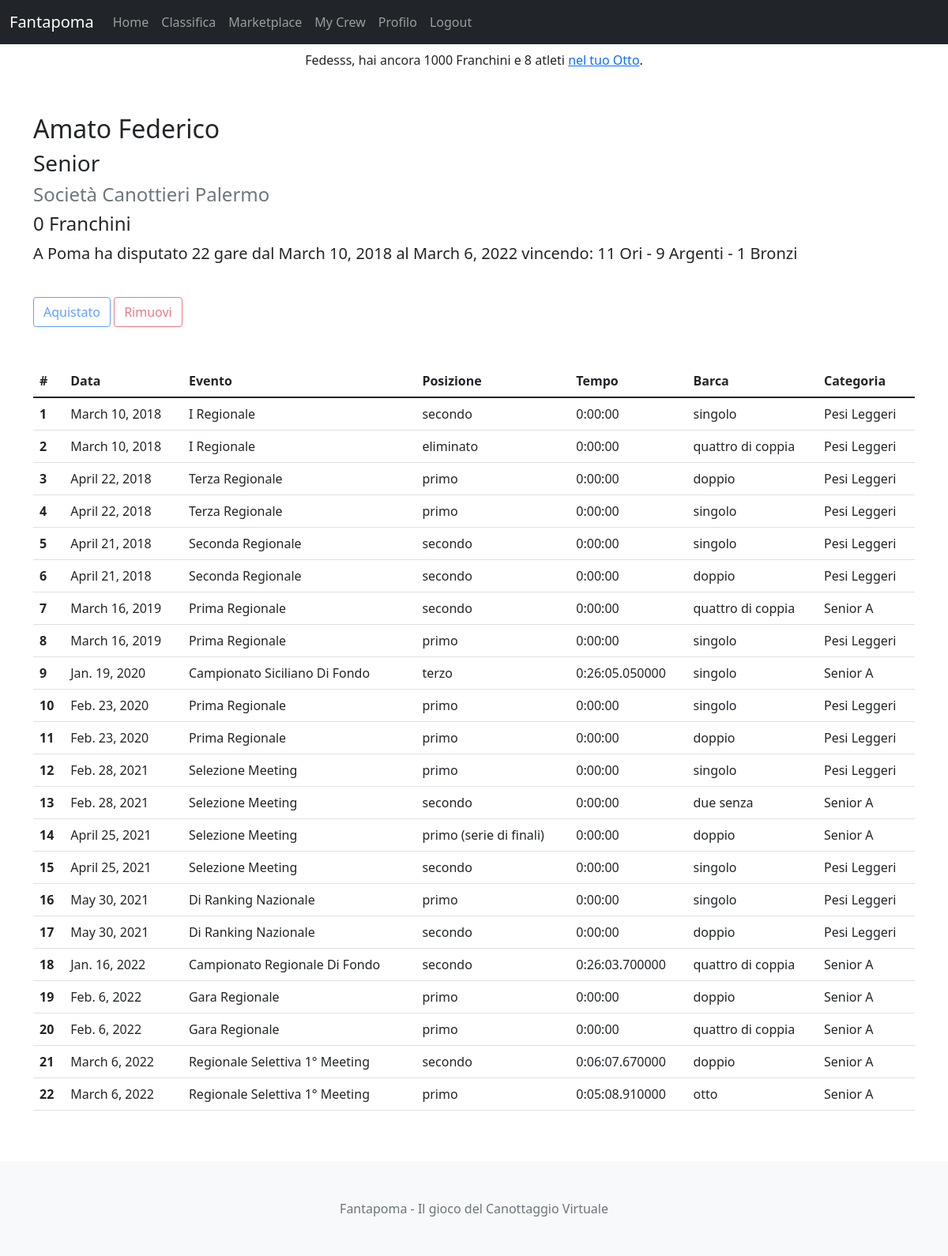
Before: /fantapoma/view_athlete/9 (signed in) with the older database file.
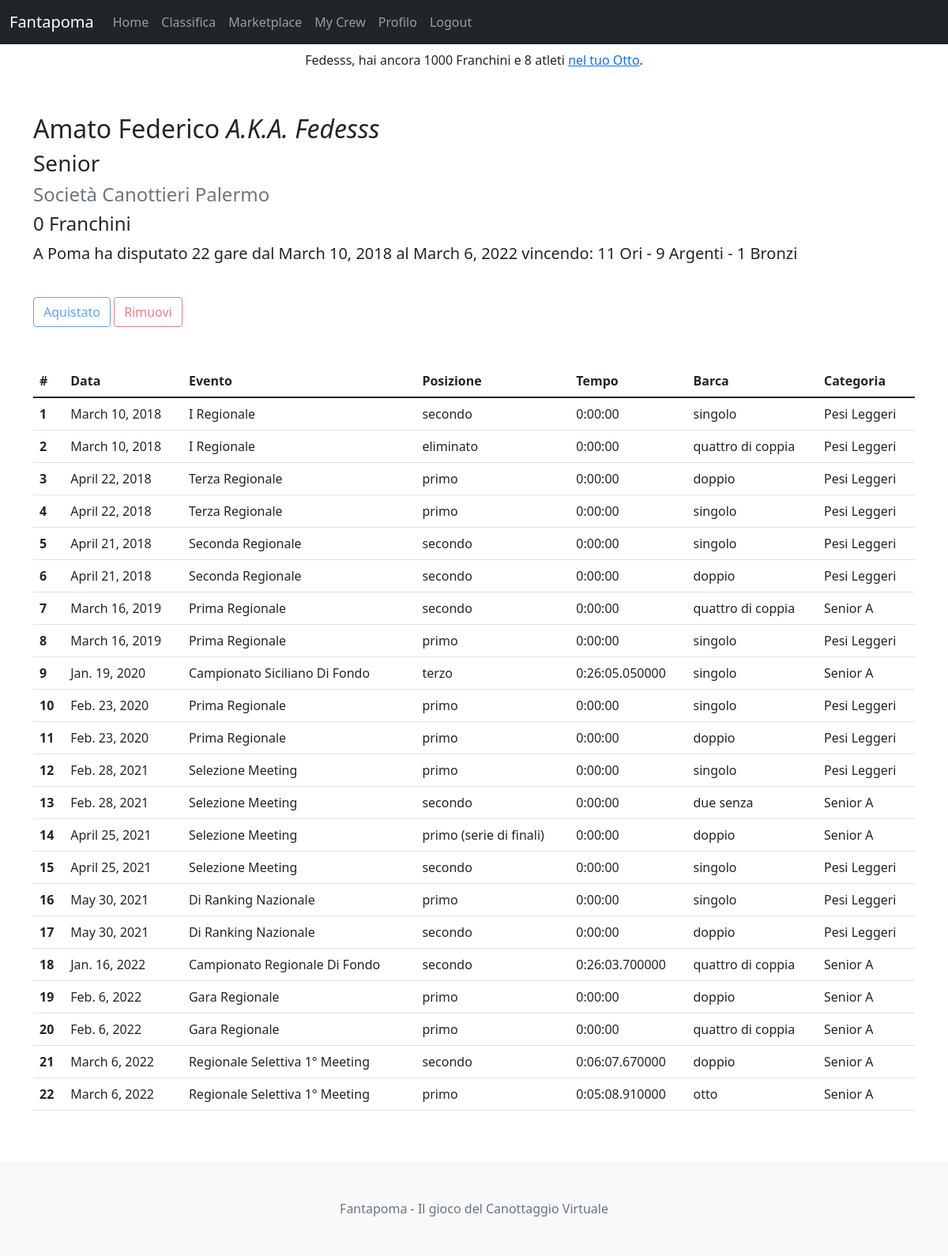
After: the same page with the newer database file.
### fantapoma/models.py (models this page shows, shortened)
class Athlete(models.Model):
    name = models.CharField(max_length=200)
    born = models.DateField('Date of Birth', default=datetime.date(2000,1,1))
    club = models.CharField(max_length=200, default='Società Canottieri Palermo')
    total = models.IntegerField('Total Races', default=0)
    first = models.IntegerField(default=0)
    second = models.IntegerField(default=0)
    third = models.IntegerField(default=0)
    first_time = models.DateField('First Race Date')
    last_time = models.DateField('Last Race Date')
    price = models.IntegerField(default=0)
    points = models.IntegerField(default=0)
    players = models.ManyToManyField(User, blank=True)
    is_user = models.OneToOneField(User, blank=True, null=True, on_delete=models.SET_NULL, related_name='true_athlete')
    @property
    def category(self):
        CATEGORIES = {
            9: 'Allievi A',
            10: 'Allievi A',
            11: 'Allievi B',
            12: 'Allievi B',
            13: 'Allievi C',
            14: 'Cadetti',
            15: 'Ragazzi',
            16: 'Ragazzi',
            17: 'Junior',
            18: 'Junior',
            19: 'Under23',
            20: 'Under23',
            21: 'Under23',
            22: 'Under23',
            23: 'Senior',
            24: 'Senior',
            25: 'Senior',
            26: 'Senior',
            27: 'Senior',
        }
        today = datetime.date.today()
        age = today.year - self.born.year
        return CATEGORIES[age]
    @property
    def bookings(self):
        n = self.players.all().count()
        return n
    @property
    def adjusted_price(self):
        booking_term = self.price*(math.tanh(self.bookings/4))
        adjusted_points = self.price + booking_term
        return int(adjusted_points)

### fantapoma/views.py (the view, shortened to what this page needs)
# urls.py: path('view_athlete/<int:id>', views.view_athlete, name='view-athlete'),
def view_athlete(request, id):
    athlete = Athlete.objects.get(id=id)
    user = request.user
    races = athlete.race_set.all()
    buy = True
    sell = False
    if user.athlete_set.filter(id=athlete.id).exists():
        buy = False
        sell = True
    elif (user.player.franchs <= 0
          or user.athlete_set.count() >= 8):
        buy = False
        sell = False
    context = {
        'title': f"{athlete.name} - Fantapoma",
        'athlete': athlete,
        'races': races,
        'buy': buy,
        'sell': sell,
    }
    return render(request, 'fantapoma/view_athlete.html', context)

### fantapoma/templates/fantapoma/view_athlete.html (shortened to what this page needs)
{% extends "base.html" %}
{% block content %}
<div class="container header mt-5">
  <h2>
    {{ athlete.name }}{% if athlete.is_user is not None %}<em> A.K.A. {{ athlete.is_user }} </em>{% endif %}
  </h2>
  <h3>{{ athlete.category }}</h3>
  <h3 class="text-muted fw-light fs-4">{{ athlete.club }}</h3>
  <h3 class="fw-light fs-4">{{ athlete.adjusted_price }} Franchini</h3>
  <p class="lead">
    A Poma ha disputato {{ athlete.total }} gare dal {{ athlete.first_time }} al {{ athlete.last_time }}
    vincendo:
    <strong>{{ athlete.first }}</strong> Ori - <strong>{{ athlete.second }}</strong> Argenti - <strong>{{ athlete.third }}</strong> Bronzi
  </p>
  {% if request.user.is_authenticated %}
  <form action="" method="POST">
    {% if buy %}
    <input name='acquista' value="Aquista" type="Submit" class="btn btn-primary mt-4" />
    {% else %}
    <input name='acquista' value="Aquistato" type="Submit" class="btn btn-outline-primary disabled mt-4"/>
    {% endif %}
    {% if sell %}
    <input name='rimuovi' value="Rimuovi" type="Submit" class="btn btn-danger mt-4" />
    {% else %}
    <input name='rimuovi' value="Rimuovi" type="Submit" class="btn btn-outline-danger disabled mt-4" />
    {% endif %}
  </form>
  {% endif %}
</div>
<div class="container races-table my-5">
  <table class="table table-hover">
    <thead>
      <tr>
        <th scope="col">#</th>
        <th scope="col">Data</th>
        <th scope="col">Evento</th>
        <th scope="col">Posizione</th>
        <th scope="col">Tempo</th>
        <th scope="col">Barca</th>
        <th scope="col">Categoria</th>
      </tr>
    </thead>
    <tbody>
      {% for race in races %}
      <tr>
        <th scope="row">{{ forloop.counter }}</th>
        <td>{{ race.date }}</td>
        <td>{{ race.event.title }}</td>
        <td>{{ race.result }}</td>
        <td>{{ race.time }}</td>
        <td>{{ race.boat }}</td>
        <td>{{ race.cat }}</td>
      </tr>
      {% endfor %}
    </tbody>
  </table>
</div>
{% endblock %}
{% block footer %}
<footer class="footer mt-auto py-5 bg-light text-center">
  <div class="container">
    <span class="text-muted">
        Fantapoma - Il gioco del Canottaggio Virtuale
    </span>
  </div>
</footer>
{% endblock %}

Changed rows visible on the page:
changed Athlete "Amato Federico": is_user_id empty → 1 (drawn); is_user (not shown) → "Fedesss"
Other visible differences:
text now shown: "A.K.A."
